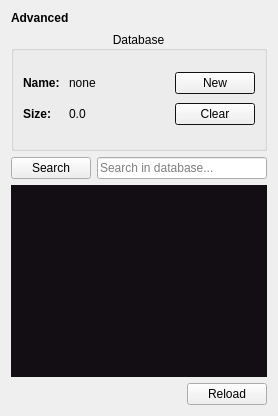
          <widget class="QWidget" name="advancedTab">
           <attribute name="icon">
            <iconset>
             <normaloff>icons/opts.svg</normaloff>icons/opts.svg</iconset>
           </attribute>
           <attribute name="title">
            <string notr="true">Advanced</string>
           </attribute>
           <layout class="QVBoxLayout" name="verticalLayout_tab5">
            <item>
             <layout class="QVBoxLayout" name="verticalLayout_7">
              <item>
               <widget class="QLabel" name="advancedLabel">
                <property name="sizePolicy">
                 <sizepolicy hsizetype="Preferred" vsizetype="Fixed">
                  <horstretch>0</horstretch>
                  <verstretch>0</verstretch>
                 </sizepolicy>
                </property>
                <property name="font">
                 <font>
                  <weight>75</weight>
                  <bold>true</bold>
                 </font>
                </property>
                <property name="text">
                 <string>Advanced</string>
                </property>
               </widget>
              </item>
              <item>
               <layout class="QHBoxLayout" name="horizontalLayout_7">
                <item>
                 <widget class="QGroupBox" name="dbBox">
                  <property name="sizePolicy">
                   <sizepolicy hsizetype="Preferred" vsizetype="Preferred">
                    <horstretch>1</horstretch>
                    <verstretch>0</verstretch>
                   </sizepolicy>
                  </property>
                  <property name="minimumSize">
                   <size>
                    <width>0</width>
                    <height>120</height>
                   </size>
                  </property>
                  <property name="maximumSize">
                   <size>
                    <width>16777215</width>
                    <height>120</height>
                   </size>
                  </property>
                  <property name="palette">
                   <palette>
                    <active>
                     <colorrole role="Base">
                      <brush brushstyle="SolidPattern">
                       <color alpha="255">
                        <red>29</red>
                        <green>22</green>
                        <blue>29</blue>
                       </color>
                      </brush>
                     </colorrole>
                     <colorrole role="Window">
                      <brush brushstyle="SolidPattern">
                       <color alpha="255">
                        <red>29</red>
                        <green>22</green>
                        <blue>29</blue>
                       </color>
                      </brush>
                     </colorrole>
                    </active>
                    <inactive>
                     <colorrole role="Base">
                      <brush brushstyle="SolidPattern">
                       <color alpha="255">
                        <red>29</red>
                        <green>22</green>
                        <blue>29</blue>
                       </color>
                      </brush>
                     </colorrole>
                     <colorrole role="Window">
                      <brush brushstyle="SolidPattern">
                       <color alpha="255">
                        <red>29</red>
                        <green>22</green>
                        <blue>29</blue>
                       </color>
                      </brush>
                     </colorrole>
                    </inactive>
                    <disabled>
                     <colorrole role="Base">
                      <brush brushstyle="SolidPattern">
                       <color alpha="255">
                        <red>29</red>
                        <green>22</green>
                        <blue>29</blue>
                       </color>
                      </brush>
                     </colorrole>
                     <colorrole role="Window">
                      <brush brushstyle="SolidPattern">
                       <color alpha="255">
                        <red>29</red>
                        <green>22</green>
                        <blue>29</blue>
                       </color>
                      </brush>
                     </colorrole>
                    </disabled>
                   </palette>
                  </property>
                  <property name="focusPolicy">
                   <enum>Qt::ClickFocus</enum>
                  </property>
                  <property name="autoFillBackground">
                   <bool>false</bool>
                  </property>
                  <property name="title">
                   <string>Database</string>
                  </property>
                  <property name="alignment">
                   <set>Qt::AlignCenter</set>
                  </property>
                  <property name="flat">
                   <bool>false</bool>
                  </property>
                  <property name="checkable">
                   <bool>false</bool>
                  </property>
                  <layout class="QHBoxLayout" name="horizontalLayout_9">
                   <item>
                    <widget class="QWidget" name="gridWidget" native="true">
                     <property name="sizePolicy">
                      <sizepolicy hsizetype="Preferred" vsizetype="Preferred">
                       <horstretch>0</horstretch>
                       <verstretch>0</verstretch>
                      </sizepolicy>
                     </property>
                     <layout class="QGridLayout" name="dbLayout" columnstretch="0,0,0,0">
                      <property name="sizeConstraint">
                       <enum>QLayout::SetDefaultConstraint</enum>
                      </property>
                      <property name="leftMargin">
                       <number>0</number>
                      </property>
                      <property name="rightMargin">
                       <number>0</number>
                      </property>
                      <item row="1" column="0">
                       <widget class="QLabel" name="sizeTitle">
                        <property name="sizePolicy">
                         <sizepolicy hsizetype="Preferred" vsizetype="Fixed">
                          <horstretch>0</horstretch>
                          <verstretch>0</verstretch>
                         </sizepolicy>
                        </property>
                        <property name="font">
                         <font>
                          <weight>75</weight>
                          <bold>true</bold>
                         </font>
                        </property>
                        <property name="text">
                         <string>Size: </string>
                        </property>
                       </widget>
                      </item>
                      <item row="1" column="1">
                       <widget class="QLabel" name="sizeLabel">
                        <property name="sizePolicy">
                         <sizepolicy hsizetype="Preferred" vsizetype="Fixed">
                          <horstretch>0</horstretch>
                          <verstretch>0</verstretch>
                         </sizepolicy>
                        </property>
                        <property name="text">
                         <string>0.0</string>
                        </property>
                       </widget>
                      </item>
                      <item row="0" column="2">
                       <spacer name="horizontalSpacer_8">
                        <property name="orientation">
                         <enum>Qt::Horizontal</enum>
                        </property>
                        <property name="sizeHint" stdset="0">
                         <size>
                          <width>40</width>
                          <height>20</height>
                         </size>
                        </property>
                       </spacer>
                      </item>
                      <item row="1" column="3">
                       <widget class="QPushButton" name="clearDbButton">
                        <property name="text">
                         <string>Clear</string>
                        </property>
                        <property name="icon">
                         <iconset>
                          <normaloff>icons/delete.svg</normaloff>icons/delete.svg</iconset>
                        </property>
                       </widget>
                      </item>
                      <item row="0" column="1">
                       <widget class="QLabel" name="nameLabel">
                        <property name="sizePolicy">
                         <sizepolicy hsizetype="Preferred" vsizetype="Fixed">
                          <horstretch>0</horstretch>
                          <verstretch>0</verstretch>
                         </sizepolicy>
                        </property>
                        <property name="text">
                         <string>none</string>
                        </property>
                       </widget>
                      </item>
                      <item row="0" column="3">
                       <widget class="QPushButton" name="newDbButton">
                        <property name="text">
                         <string>New</string>
                        </property>
                        <property name="icon">
                         <iconset>
                          <normaloff>icons/add.svg</normaloff>icons/add.svg</iconset>
                        </property>
                       </widget>
                      </item>
                      <item row="0" column="0">
                       <widget class="QLabel" name="nameTitle">
                        <property name="sizePolicy">
                         <sizepolicy hsizetype="Preferred" vsizetype="Fixed">
                          <horstretch>0</horstretch>
                          <verstretch>0</verstretch>
                         </sizepolicy>
                        </property>
                        <property name="font">
                         <font>
                          <weight>75</weight>
                          <bold>true</bold>
                         </font>
                        </property>
                        <property name="text">
                         <string>Name: </string>
                        </property>
                       </widget>
                      </item>
                     </layout>
                    </widget>
                   </item>
                  </layout>
                 </widget>
                </item>
               </layout>
              </item>
              <item>
               <layout class="QFormLayout" name="formLayout">
                <item row="0" column="1">
                 <widget class="QLineEdit" name="dbSearchField">
                  <property name="placeholderText">
                   <string>Search in database...</string>
                  </property>
                 </widget>
                </item>
                <item row="0" column="0">
                 <widget class="QPushButton" name="dbSearchButton">
                  <property name="text">
                   <string>Search</string>
                  </property>
                 </widget>
                </item>
               </layout>
              </item>
             </layout>
            </item>
            <item>
             <widget class="QTextBrowser" name="dbSearchOutput">
              <property name="palette">
               <palette>
                <active>
                 <colorrole role="Base">
                  <brush brushstyle="SolidPattern">
                   <color alpha="255">
                    <red>19</red>
                    <green>14</green>
                    <blue>19</blue>
                   </color>
                  </brush>
                 </colorrole>
                </active>
                <inactive>
                 <colorrole role="Base">
                  <brush brushstyle="SolidPattern">
                   <color alpha="255">
                    <red>19</red>
                    <green>14</green>
                    <blue>19</blue>
                   </color>
                  </brush>
                 </colorrole>
                </inactive>
                <disabled>
                 <colorrole role="Base">
                  <brush brushstyle="SolidPattern">
                   <color alpha="255">
                    <red>27</red>
                    <green>21</green>
                    <blue>27</blue>
                   </color>
                  </brush>
                 </colorrole>
                </disabled>
               </palette>
              </property>
              <property name="frameShape">
               <enum>QFrame::NoFrame</enum>
              </property>
             </widget>
            </item>
            <item>
             <layout class="QHBoxLayout" name="horizontalLayout_10">
              <item>
               <spacer name="horizontalSpacer_9">
                <property name="orientation">
                 <enum>Qt::Horizontal</enum>
                </property>
                <property name="sizeHint" stdset="0">
                 <size>
                  <width>40</width>
                  <height>20</height>
                 </size>
                </property>
               </spacer>
              </item>
              <item>
               <widget class="QPushButton" name="updateDBInfoButton">
                <property name="text">
                 <string>Reload</string>
                </property>
                <property name="icon">
                 <iconset>
                  <normaloff>icons/reload.svg</normaloff>icons/reload.svg</iconset>
                </property>
               </widget>
              </item>
             </layout>
            </item>
           </layout>
          </widget>
